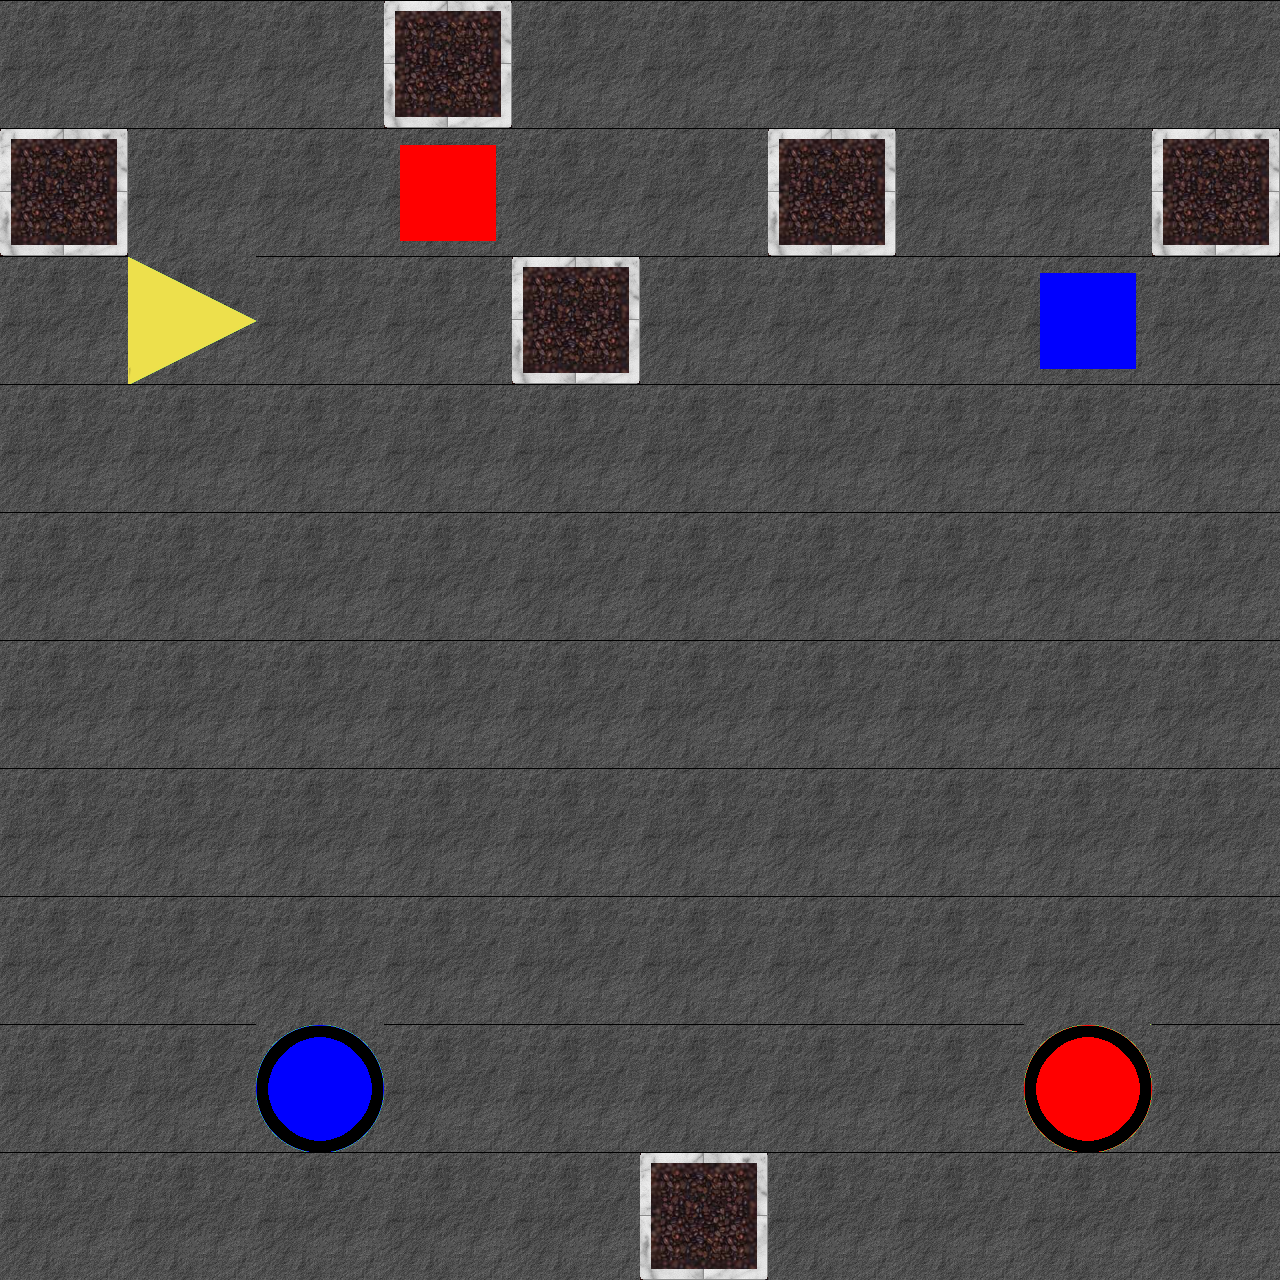

The image is a tile-based game level rendered from a .tmx file. Its description and complete source (layers, tilesets, objects, tile grids) follow:
An orthogonal 10x10 tile map with 128x128 px tiles, 2 tile layers (tiles, blocks).

<map version="1.0" orientation="orthogonal" width="10" height="10" tilewidth="128" tileheight="128">
 <properties>
  <property name="minMoves" value="100" />
 </properties>
 <tileset firstgid="1" name="blocks&amp;tiles" tilewidth="128" tileheight="128">
  <image source="..\img\tiles_blocks.png" width="512" height="1024" />
 </tileset>
 <layer name="tiles" width="10" height="10">
  <data>
   <tile gid="2" />
   <tile gid="2" />
   <tile gid="2" />
   <tile gid="3" />
   <tile gid="2" />
   <tile gid="2" />
   <tile gid="2" />
   <tile gid="2" />
   <tile gid="2" />
   <tile gid="2" />
   <tile gid="3" />
   <tile gid="2" />
   <tile gid="2" />
   <tile gid="2" />
   <tile gid="2" />
   <tile gid="2" />
   <tile gid="3" />
   <tile gid="2" />
   <tile gid="2" />
   <tile gid="3" />
   <tile gid="2" />
   <tile gid="6" />
   <tile gid="2" />
   <tile gid="2" />
   <tile gid="3" />
   <tile gid="2" />
   <tile gid="2" />
   <tile gid="2" />
   <tile gid="2" />
   <tile gid="2" />
   <tile gid="2" />
   <tile gid="2" />
   <tile gid="2" />
   <tile gid="2" />
   <tile gid="2" />
   <tile gid="2" />
   <tile gid="2" />
   <tile gid="2" />
   <tile gid="2" />
   <tile gid="2" />
   <tile gid="2" />
   <tile gid="2" />
   <tile gid="2" />
   <tile gid="2" />
   <tile gid="2" />
   <tile gid="2" />
   <tile gid="2" />
   <tile gid="2" />
   <tile gid="2" />
   <tile gid="2" />
   <tile gid="2" />
   <tile gid="2" />
   <tile gid="2" />
   <tile gid="2" />
   <tile gid="2" />
   <tile gid="2" />
   <tile gid="2" />
   <tile gid="2" />
   <tile gid="2" />
   <tile gid="2" />
   <tile gid="2" />
   <tile gid="2" />
   <tile gid="2" />
   <tile gid="2" />
   <tile gid="2" />
   <tile gid="2" />
   <tile gid="2" />
   <tile gid="2" />
   <tile gid="2" />
   <tile gid="2" />
   <tile gid="2" />
   <tile gid="2" />
   <tile gid="2" />
   <tile gid="2" />
   <tile gid="2" />
   <tile gid="2" />
   <tile gid="2" />
   <tile gid="2" />
   <tile gid="2" />
   <tile gid="2" />
   <tile gid="2" />
   <tile gid="2" />
   <tile gid="11" />
   <tile gid="2" />
   <tile gid="2" />
   <tile gid="2" />
   <tile gid="2" />
   <tile gid="2" />
   <tile gid="9" />
   <tile gid="2" />
   <tile gid="2" />
   <tile gid="2" />
   <tile gid="2" />
   <tile gid="2" />
   <tile gid="2" />
   <tile gid="3" />
   <tile gid="2" />
   <tile gid="2" />
   <tile gid="2" />
   <tile gid="2" />
  </data>
 </layer>
 <layer name="blocks" width="10" height="10">
  <data>
   <tile gid="0" />
   <tile gid="0" />
   <tile gid="0" />
   <tile gid="0" />
   <tile gid="0" />
   <tile gid="0" />
   <tile gid="0" />
   <tile gid="0" />
   <tile gid="0" />
   <tile gid="0" />
   <tile gid="0" />
   <tile gid="0" />
   <tile gid="0" />
   <tile gid="13" />
   <tile gid="0" />
   <tile gid="0" />
   <tile gid="0" />
   <tile gid="0" />
   <tile gid="0" />
   <tile gid="0" />
   <tile gid="0" />
   <tile gid="0" />
   <tile gid="0" />
   <tile gid="0" />
   <tile gid="0" />
   <tile gid="0" />
   <tile gid="0" />
   <tile gid="0" />
   <tile gid="15" />
   <tile gid="0" />
   <tile gid="0" />
   <tile gid="0" />
   <tile gid="0" />
   <tile gid="0" />
   <tile gid="0" />
   <tile gid="0" />
   <tile gid="0" />
   <tile gid="0" />
   <tile gid="0" />
   <tile gid="0" />
   <tile gid="0" />
   <tile gid="0" />
   <tile gid="0" />
   <tile gid="0" />
   <tile gid="0" />
   <tile gid="0" />
   <tile gid="0" />
   <tile gid="0" />
   <tile gid="0" />
   <tile gid="0" />
   <tile gid="0" />
   <tile gid="0" />
   <tile gid="0" />
   <tile gid="0" />
   <tile gid="0" />
   <tile gid="0" />
   <tile gid="0" />
   <tile gid="0" />
   <tile gid="0" />
   <tile gid="0" />
   <tile gid="0" />
   <tile gid="0" />
   <tile gid="0" />
   <tile gid="0" />
   <tile gid="0" />
   <tile gid="0" />
   <tile gid="0" />
   <tile gid="0" />
   <tile gid="0" />
   <tile gid="0" />
   <tile gid="0" />
   <tile gid="0" />
   <tile gid="0" />
   <tile gid="0" />
   <tile gid="0" />
   <tile gid="0" />
   <tile gid="0" />
   <tile gid="0" />
   <tile gid="0" />
   <tile gid="0" />
   <tile gid="0" />
   <tile gid="0" />
   <tile gid="0" />
   <tile gid="0" />
   <tile gid="0" />
   <tile gid="0" />
   <tile gid="0" />
   <tile gid="0" />
   <tile gid="0" />
   <tile gid="0" />
   <tile gid="0" />
   <tile gid="0" />
   <tile gid="0" />
   <tile gid="0" />
   <tile gid="0" />
   <tile gid="0" />
   <tile gid="0" />
   <tile gid="0" />
   <tile gid="0" />
   <tile gid="0" />
  </data>
 </layer>
</map>
